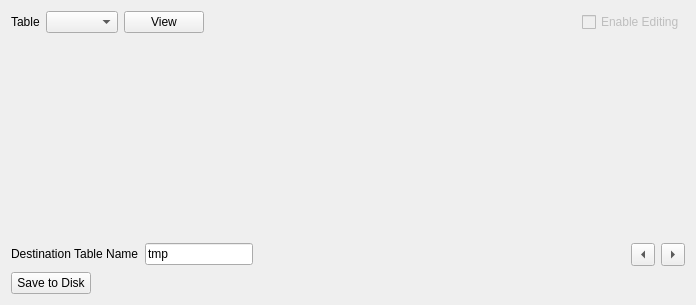
<?xml version="1.0" encoding="UTF-8"?>
<ui version="4.0">
 <class>Form</class>
 <widget class="QWidget" name="Form">
  <property name="geometry">
   <rect>
    <x>0</x>
    <y>0</y>
    <width>696</width>
    <height>305</height>
   </rect>
  </property>
  <property name="windowTitle">
   <string>Form</string>
  </property>
  <layout class="QGridLayout" name="gridLayout">
   <item row="0" column="0">
    <layout class="QVBoxLayout" name="verticalLayout_6">
     <item>
      <layout class="QHBoxLayout" name="horizontalLayout_7">
       <item>
        <widget class="QLabel" name="label_12">
         <property name="sizePolicy">
          <sizepolicy hsizetype="Maximum" vsizetype="Maximum">
           <horstretch>0</horstretch>
           <verstretch>0</verstretch>
          </sizepolicy>
         </property>
         <property name="font">
          <font>
           <pointsize>9</pointsize>
          </font>
         </property>
         <property name="text">
          <string>Table</string>
         </property>
        </widget>
       </item>
       <item>
        <widget class="QComboBox" name="table_name">
         <property name="sizePolicy">
          <sizepolicy hsizetype="Minimum" vsizetype="Fixed">
           <horstretch>0</horstretch>
           <verstretch>0</verstretch>
          </sizepolicy>
         </property>
         <property name="font">
          <font>
           <pointsize>9</pointsize>
          </font>
         </property>
        </widget>
       </item>
       <item>
        <widget class="QPushButton" name="view_button">
         <property name="sizePolicy">
          <sizepolicy hsizetype="Maximum" vsizetype="Fixed">
           <horstretch>0</horstretch>
           <verstretch>0</verstretch>
          </sizepolicy>
         </property>
         <property name="font">
          <font>
           <pointsize>9</pointsize>
          </font>
         </property>
         <property name="text">
          <string>View</string>
         </property>
        </widget>
       </item>
       <item>
        <spacer name="horizontalSpacer_6">
         <property name="orientation">
          <enum>Qt::Horizontal</enum>
         </property>
         <property name="sizeHint" stdset="0">
          <size>
           <width>40</width>
           <height>20</height>
          </size>
         </property>
        </spacer>
       </item>
       <item>
        <widget class="QCheckBox" name="editing_enabled">
         <property name="enabled">
          <bool>false</bool>
         </property>
         <property name="text">
          <string>Enable Editing</string>
         </property>
        </widget>
       </item>
      </layout>
     </item>
     <item>
      <widget class="QWidget" name="table_container" native="true">
       <property name="sizePolicy">
        <sizepolicy hsizetype="Minimum" vsizetype="Minimum">
         <horstretch>0</horstretch>
         <verstretch>0</verstretch>
        </sizepolicy>
       </property>
       <property name="minimumSize">
        <size>
         <width>0</width>
         <height>100</height>
        </size>
       </property>
      </widget>
     </item>
     <item>
      <layout class="QVBoxLayout" name="verticalLayout_3">
       <property name="sizeConstraint">
        <enum>QLayout::SetDefaultConstraint</enum>
       </property>
       <item>
        <layout class="QHBoxLayout" name="horizontalLayout_10">
         <property name="sizeConstraint">
          <enum>QLayout::SetDefaultConstraint</enum>
         </property>
         <item>
          <widget class="QLabel" name="label_8">
           <property name="sizePolicy">
            <sizepolicy hsizetype="Maximum" vsizetype="Maximum">
             <horstretch>0</horstretch>
             <verstretch>0</verstretch>
            </sizepolicy>
           </property>
           <property name="font">
            <font>
             <pointsize>9</pointsize>
            </font>
           </property>
           <property name="text">
            <string>Destination Table Name</string>
           </property>
          </widget>
         </item>
         <item>
          <widget class="QLineEdit" name="output_name">
           <property name="sizePolicy">
            <sizepolicy hsizetype="Maximum" vsizetype="Fixed">
             <horstretch>0</horstretch>
             <verstretch>0</verstretch>
            </sizepolicy>
           </property>
           <property name="minimumSize">
            <size>
             <width>100</width>
             <height>0</height>
            </size>
           </property>
           <property name="font">
            <font>
             <pointsize>9</pointsize>
            </font>
           </property>
           <property name="text">
            <string>tmp</string>
           </property>
          </widget>
         </item>
         <item>
          <spacer name="horizontalSpacer_7">
           <property name="orientation">
            <enum>Qt::Horizontal</enum>
           </property>
           <property name="sizeType">
            <enum>QSizePolicy::MinimumExpanding</enum>
           </property>
           <property name="sizeHint" stdset="0">
            <size>
             <width>40</width>
             <height>20</height>
            </size>
           </property>
          </spacer>
         </item>
         <item>
          <widget class="QToolButton" name="back_button">
           <property name="text">
            <string>...</string>
           </property>
           <property name="arrowType">
            <enum>Qt::LeftArrow</enum>
           </property>
          </widget>
         </item>
         <item>
          <widget class="QToolButton" name="next_button">
           <property name="text">
            <string>...</string>
           </property>
           <property name="arrowType">
            <enum>Qt::RightArrow</enum>
           </property>
          </widget>
         </item>
        </layout>
       </item>
       <item>
        <layout class="QHBoxLayout" name="horizontalLayout">
         <item>
          <widget class="QPushButton" name="save_button">
           <property name="sizePolicy">
            <sizepolicy hsizetype="Fixed" vsizetype="Fixed">
             <horstretch>0</horstretch>
             <verstretch>0</verstretch>
            </sizepolicy>
           </property>
           <property name="font">
            <font>
             <pointsize>9</pointsize>
            </font>
           </property>
           <property name="text">
            <string>Save to Disk</string>
           </property>
          </widget>
         </item>
         <item>
          <spacer name="horizontalSpacer_4">
           <property name="orientation">
            <enum>Qt::Horizontal</enum>
           </property>
           <property name="sizeHint" stdset="0">
            <size>
             <width>40</width>
             <height>20</height>
            </size>
           </property>
          </spacer>
         </item>
        </layout>
       </item>
      </layout>
     </item>
    </layout>
   </item>
  </layout>
 </widget>
 <resources/>
 <connections/>
</ui>
